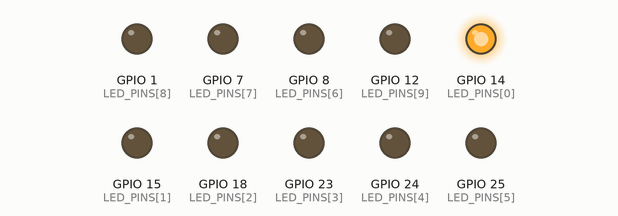
The program below on a simulated Raspberry Pi (BCM pin numbers). Shown: output pins drawn as LEDs (lit = HIGH).

Above: at 0.05 s.
At 0.55 s:
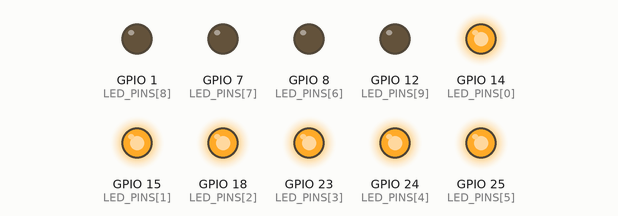
At 1.15 s:
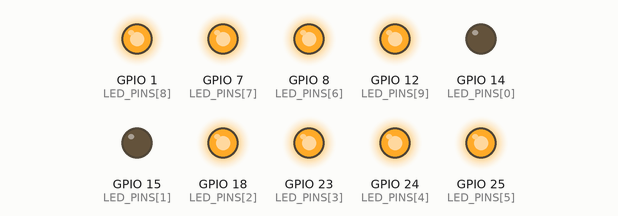
At 2.25 s:
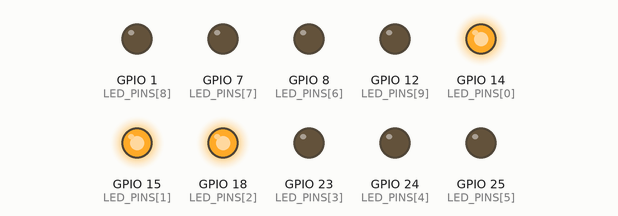
At 3.35 s:
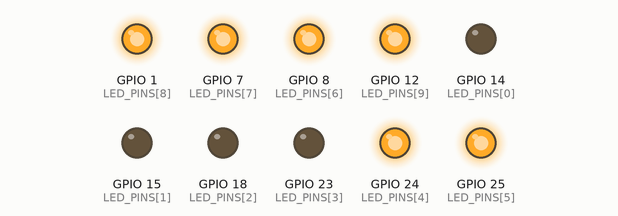
At 4.45 s:
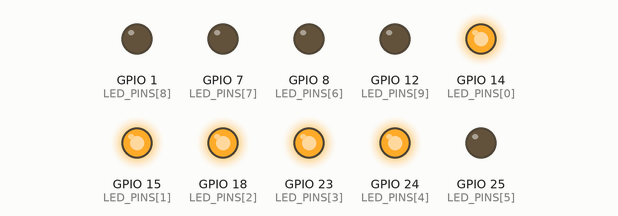
Timing chart, 0 to 4.8 s (numbered marks = the images above):
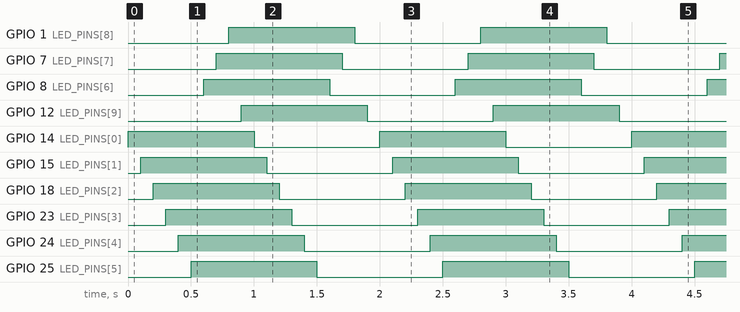

Measured:
- by itself, GPIO 1 (LED_PINS[8]), GPIO 7 (LED_PINS[7]), GPIO 8 (LED_PINS[6]), GPIO 12 (LED_PINS[9]), GPIO 14 (LED_PINS[0]), GPIO 15 (LED_PINS[1]), GPIO 18 (LED_PINS[2]), GPIO 23 (LED_PINS[3]), GPIO 24 (LED_PINS[4]), GPIO 25 (LED_PINS[5]): alternates HIGH for 1.0 s and LOW for 1.0 s
- by itself, everything shown: repeats every 2.0 s, in 20 steps

The program:

main.py
```python
#!/usr/bin/env python
#
# Illuminate LEDs on a light bar graph connected to a Raspberry PI 3 B+. Assumes the
# following wiring:
#
# - LED BAR TOP PIN1 to RasPi GPIO14
# - LED BAR TOP PIN2 to RasPi GPIO15
# - LED BAR TOP PIN3 to RasPi GPIO18
# - LED BAR TOP PIN4 to RasPi GPIO23
# - LED BAR TOP PIN5 to RasPi GPIO24
# - LED BAR TOP PIN6 to RasPi GPIO25
# - LED BAR TOP PIN7 to RasPi GPIO8
# - LED BAR TOP PIN8 to RasPi GPIO7
# - LED BAR TOP PIN9 to RasPi GPIO1
# - LED BAR TOP PIN10 to RasPi GPIO12
# - LED BAR BOTTOM (ALL PINS) to Resistor Network
# - Resistor Network PIN1 (dot) to RasPi GND

import RPi.GPIO as GPIO
import time

# identify the GPIO pin to use
SWITCH_STATE1_PIN = 17
SWITCH_STATE2_PIN = 27

# use BCM pin mode
GPIO.setmode(GPIO.BCM)
GPIO.setwarnings(False)

# set the pins being used to control the LEDs
LED_PINS = [14, 15, 18, 23, 24, 25, 8, 7, 1, 12]

# configure all pins as output drivers
for led in LED_PINS:
    GPIO.setup(led, GPIO.OUT, initial=0)

# loop through LED list and illuminate each LED in sequence, then
# turn them off in reverse sequence
try:
    while True:
        # turn on in sequence
        for led in LED_PINS:
            GPIO.output(led, 1)
            time.sleep(0.1)

        # shut off in sequence
        for led in LED_PINS:
            GPIO.output(led, 0)
            time.sleep(0.1)
except KeyboardInterrupt:
    GPIO.cleanup()
```
